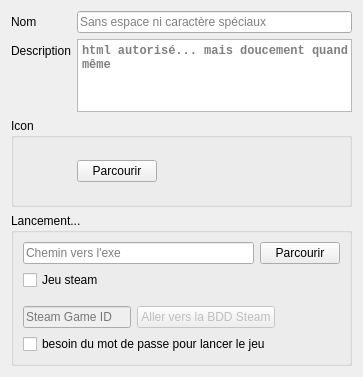
<?xml version="1.0" encoding="UTF-8"?>
<ui version="4.0">
 <class>Form</class>
 <widget class="QWidget" name="Form">
  <property name="geometry">
   <rect>
    <x>0</x>
    <y>0</y>
    <width>363</width>
    <height>377</height>
   </rect>
  </property>
  <property name="windowTitle">
   <string>Form</string>
  </property>
  <layout class="QVBoxLayout" name="verticalLayout">
   <item>
    <layout class="QFormLayout" name="formLayout">
     <property name="sizeConstraint">
      <enum>QLayout::SetDefaultConstraint</enum>
     </property>
     <item row="0" column="0">
      <widget class="QLabel" name="label">
       <property name="text">
        <string>Nom</string>
       </property>
      </widget>
     </item>
     <item row="0" column="1">
      <widget class="QLineEdit" name="nom">
       <property name="placeholderText">
        <string>Sans espace ni caractère spéciaux</string>
       </property>
      </widget>
     </item>
     <item row="1" column="0">
      <widget class="QLabel" name="label_2">
       <property name="text">
        <string>Description</string>
       </property>
      </widget>
     </item>
     <item row="1" column="1">
      <widget class="QPlainTextEdit" name="desc">
       <property name="maximumSize">
        <size>
         <width>16777215</width>
         <height>100</height>
        </size>
       </property>
       <property name="font">
        <font>
         <family>Courier New</family>
         <weight>75</weight>
         <bold>true</bold>
        </font>
       </property>
       <property name="placeholderText">
        <string>html autorisé... mais doucement quand même</string>
       </property>
      </widget>
     </item>
    </layout>
   </item>
   <item>
    <widget class="QGroupBox" name="groupBox_2">
     <property name="title">
      <string>Icon</string>
     </property>
     <layout class="QHBoxLayout" name="horizontalLayout_3">
      <item>
       <widget class="QLabel" name="Icon">
        <property name="minimumSize">
         <size>
          <width>48</width>
          <height>48</height>
         </size>
        </property>
        <property name="maximumSize">
         <size>
          <width>48</width>
          <height>48</height>
         </size>
        </property>
        <property name="text">
         <string/>
        </property>
       </widget>
      </item>
      <item>
       <widget class="QPushButton" name="pushButton">
        <property name="text">
         <string>Parcourir</string>
        </property>
       </widget>
      </item>
      <item>
       <spacer name="horizontalSpacer_2">
        <property name="orientation">
         <enum>Qt::Horizontal</enum>
        </property>
        <property name="sizeHint" stdset="0">
         <size>
          <width>40</width>
          <height>20</height>
         </size>
        </property>
       </spacer>
      </item>
     </layout>
    </widget>
   </item>
   <item>
    <widget class="QGroupBox" name="groupBox">
     <property name="title">
      <string>Lancement...</string>
     </property>
     <layout class="QVBoxLayout" name="verticalLayout_2">
      <item>
       <layout class="QHBoxLayout" name="horizontalLayout_2">
        <property name="topMargin">
         <number>0</number>
        </property>
        <item>
         <widget class="QLineEdit" name="path">
          <property name="placeholderText">
           <string>Chemin vers l'exe</string>
          </property>
         </widget>
        </item>
        <item>
         <widget class="QPushButton" name="parcourir">
          <property name="text">
           <string>Parcourir</string>
          </property>
         </widget>
        </item>
       </layout>
      </item>
      <item>
       <widget class="QCheckBox" name="steam">
        <property name="text">
         <string>Jeu steam</string>
        </property>
       </widget>
      </item>
      <item>
       <layout class="QHBoxLayout" name="horizontalLayout">
        <property name="topMargin">
         <number>10</number>
        </property>
        <item>
         <widget class="QLineEdit" name="gameID">
          <property name="enabled">
           <bool>false</bool>
          </property>
          <property name="placeholderText">
           <string>Steam Game ID</string>
          </property>
         </widget>
        </item>
        <item>
         <widget class="QPushButton" name="bdd">
          <property name="enabled">
           <bool>false</bool>
          </property>
          <property name="text">
           <string>Aller vers la BDD Steam</string>
          </property>
         </widget>
        </item>
        <item>
         <spacer name="horizontalSpacer">
          <property name="orientation">
           <enum>Qt::Horizontal</enum>
          </property>
          <property name="sizeHint" stdset="0">
           <size>
            <width>40</width>
            <height>20</height>
           </size>
          </property>
         </spacer>
        </item>
       </layout>
      </item>
      <item>
       <widget class="QCheckBox" name="pwd">
        <property name="text">
         <string>besoin du mot de passe pour lancer le jeu</string>
        </property>
       </widget>
      </item>
     </layout>
    </widget>
   </item>
  </layout>
 </widget>
 <resources/>
 <connections/>
</ui>
